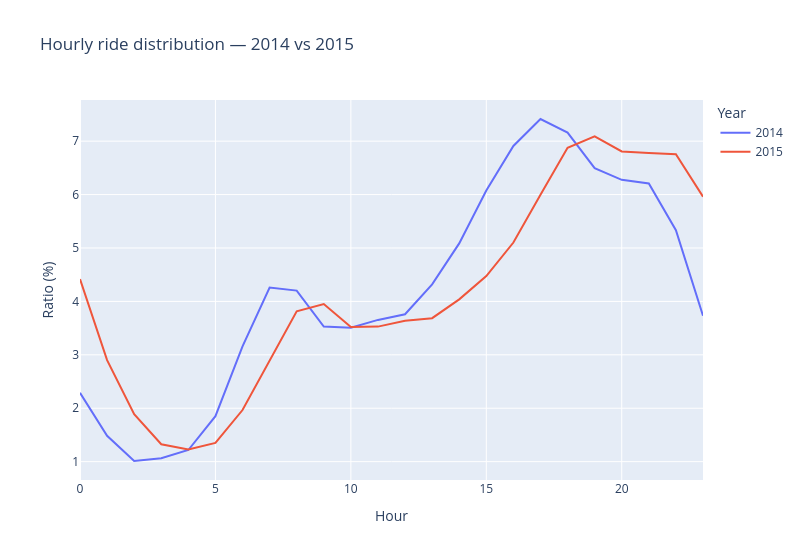

Notebook cell for this chart:
### Markdown cell above
We can see that in 2015 the Uber rides are more used during the weekend then during the week compared to 2014.

### Code cell
ride_per_hour_14 = uber_2014.groupby("Hour").size().reset_index(name="Nb_ride")
ride_per_hour_14["Ratio (%)"] = 100 * ride_per_hour_14["Nb_ride"] / ride_per_hour_14["Nb_ride"].sum()
ride_per_hour_14["Year"] = "2014"

ride_per_hour_15 = uber_2015.groupby("Hour").size().reset_index(name="Nb_ride")
ride_per_hour_15["Ratio (%)"] = 100 * ride_per_hour_15["Nb_ride"] / ride_per_hour_15["Nb_ride"].sum()
ride_per_hour_15["Year"] = "2015"

combined_hours = pd.concat([ride_per_hour_14, ride_per_hour_15])

fig = px.line(
    combined_hours,
    x="Hour", y="Ratio (%)", color="Year",
    title="Hourly ride distribution — 2014 vs 2015",
    width=800
)
fig.show()

### Figure 1 — Plotly figure (JSON) as saved in the notebook; plotly's stock layout.template omitted (floating-point values rounded to 4 significant figures)
{"data": [{"hovertemplate": "Year=2014<br>Hour=%{x}<br>Ratio (%)=%{y}<extra></extra>", "legendgroup": "2014", "line": {"color": "#636efa", "dash": "solid"}, "marker": {"symbol": "circle"}, "mode": "lines", "name": "2014", "orientation": "v", "showlegend": true, "type": "scatter", "x": [0, 1, 2, 3, 4, 5, 6, 7, 8, 9, 10, 11, 12, 13, 14, 15, 16, 17, 18, 19, 20, 21, 22, 23], "xaxis": "x", "y": [2.29, 1.483, 1.012, 1.064, 1.218, 1.852, 3.158, 4.258, 4.202, 3.529, 3.509, 3.654, 3.76, 4.319, 5.086, 6.077, 6.91, 7.415, 7.16, 6.495, 6.277, 6.208, 5.334, 3.731], "yaxis": "y"}, {"hovertemplate": "Year=2015<br>Hour=%{x}<br>Ratio (%)=%{y}<extra></extra>", "legendgroup": "2015", "line": {"color": "#EF553B", "dash": "solid"}, "marker": {"symbol": "circle"}, "mode": "lines", "name": "2015", "orientation": "v", "showlegend": true, "type": "scatter", "x": [0, 1, 2, 3, 4, 5, 6, 7, 8, 9, 10, 11, 12, 13, 14, 15, 16, 17, 18, 19, 20, 21, 22, 23], "xaxis": "x", "y": [4.416, 2.901, 1.888, 1.325, 1.23, 1.351, 1.966, 2.904, 3.815, 3.951, 3.521, 3.528, 3.639, 3.686, 4.039, 4.474, 5.102, 5.997, 6.876, 7.089, 6.808, 6.778, 6.754, 5.961], "yaxis": "y"}], "layout": {"legend": {"title": {"text": "Year"}, "tracegroupgap": 0}, "title": {"text": "Hourly ride distribution — 2014 vs 2015"}, "width": 800, "xaxis": {"anchor": "y", "domain": [0, 1], "title": {"text": "Hour"}}, "yaxis": {"anchor": "x", "domain": [0, 1], "title": {"text": "Ratio (%)"}}}}
